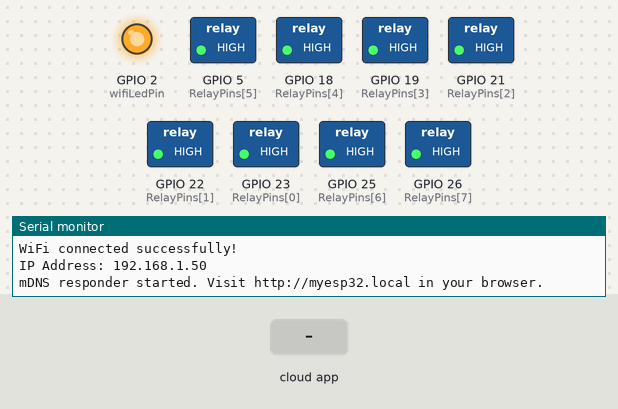
Recording of a sketch running on a simulated ESP32. On the bench: switched loads named in the sketch (green lamp = pin HIGH), output pins drawn as LEDs (lit = HIGH), the last lines printed to the serial monitor. The test bench sets the inputs (shaded band). WiFi joins after 1.5 s; servers stay silent unless stated.

Above: at 2.7 s.
2.8 s: the phone or cloud app sets Study.Lamp to 255
At 3.9 s:
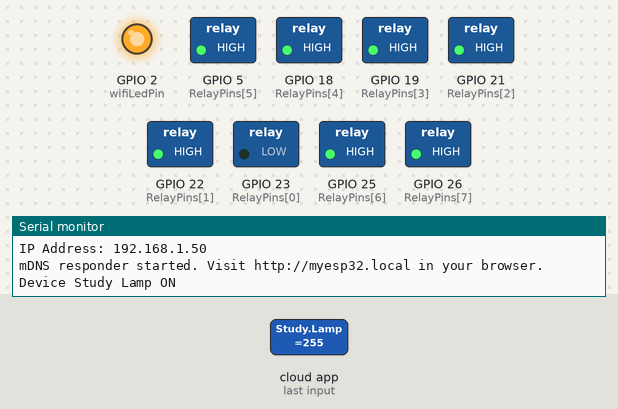
4.3 s: the phone or cloud app sets CFL to 255
At 5.0 s:
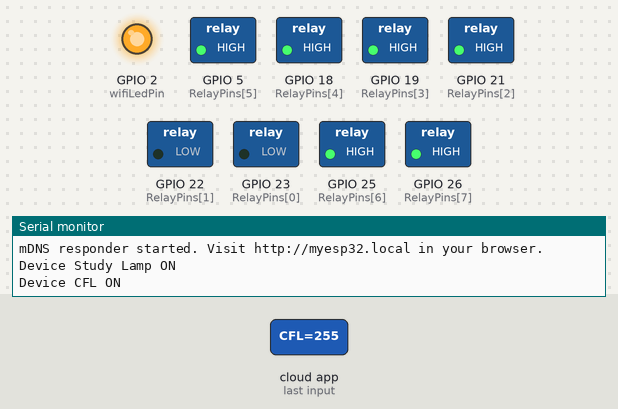
5.8 s: the phone or cloud app sets Study.Lamp to 0
At 6.1 s:
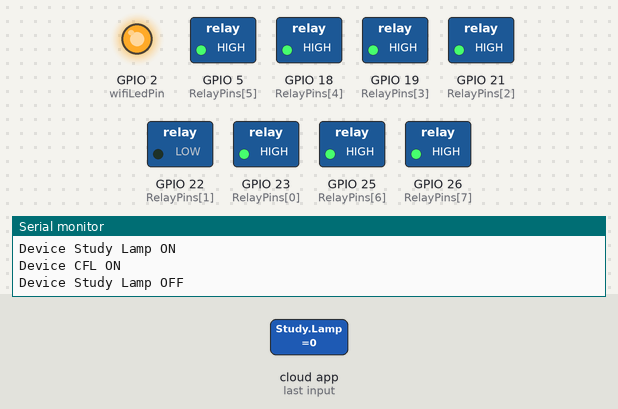
7.3 s: the phone or cloud app sets CFL to 0
At 8.5 s:
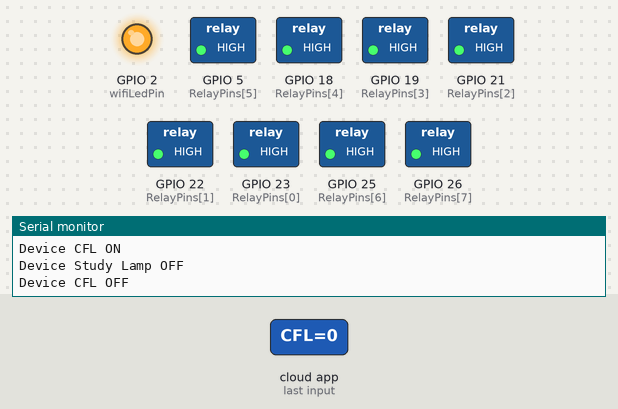
Timing chart, 0 to 9.8 s (numbered marks = the images above; inputs shaded):
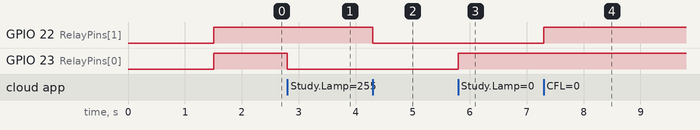

The sketch:

esp32_alexa_wifimanager_mdns.ino
```cpp
#include <WiFi.h>
#include <Espalexa.h>
#include <AceButton.h>
#include <WiFiManager.h> // WiFiManager Library
#include <ESPmDNS.h> // mDNS Library
using namespace ace_button;

// Device names
String DeviceNames[] = {
  "Study Lamp", "CFL", "Yellow light", "Night Lamp",
  "Studio Light", "Outdoor Light", "Kitchen Light", "Room Light"
};

// Pin Definitions
const uint8_t RelayPins[] = {23, 22, 21, 19, 18, 5, 25, 26};
const uint8_t SwitchPins[] = {13, 12, 14, 27, 33, 32, 15, 4};
const uint8_t wifiLedPin = 2; // D2

// Prototypes
void buttonHandler(AceButton* button, uint8_t eventType, uint8_t buttonState);
boolean connectWifi();

WiFiManager wm; // WiFiManager instance
Espalexa espalexa; // Declare the Espalexa object

boolean wifiConnected = false;
const char* mdnsName = "myesp32"; // mDNS hostname

void setup() {
  Serial.begin(115200);

  pinMode(wifiLedPin, OUTPUT);
  digitalWrite(wifiLedPin, LOW); // Turn off WiFi LED

  // Initialize WiFi
  wifiConnected = connectWifi();

  if (wifiConnected) {
    for (uint8_t i = 0; i < 8; i++) {
      pinMode(RelayPins[i], OUTPUT);
      digitalWrite(RelayPins[i], HIGH); // Turn off all relays
    }

    // Initialize mDNS
    if (!MDNS.begin(mdnsName)) {
      Serial.println("Error setting up mDNS responder!");
    } else {
      Serial.print("mDNS responder started. Visit http://");
      Serial.print(mdnsName);
      Serial.println(".local in your browser.");
    }

    // Add devices to ESPalexa
    espalexa.addDevice(DeviceNames[0], firstLightChanged);
    espalexa.addDevice(DeviceNames[1], secondLightChanged);
    // Add the other devices similarly
    espalexa.begin();
  } else {
    Serial.println("Cannot connect to WiFi. Operating in Manual Mode.");
    // Additional setup for manual mode can be added here
  }
}

void loop() {
  if (wifiConnected) {
    espalexa.loop();
  } else {
    // Additional loop code for manual mode can be added here
  }
}

boolean connectWifi() {
  // WiFi connection logic using WiFiManager
  wm.setMinimumSignalQuality(30); // Set minimum quality level
  wm.setAPCallback([](WiFiManager* wm) {
    Serial.println("Failed to connect, starting configuration portal...");
  });

  // Try to connect to the saved network, or start the configuration portal
  if (!wm.autoConnect("ESP32-Setup", "password123")) {
    Serial.println("Failed to connect and hit timeout. Rebooting...");
    delay(3000);
    ESP.restart(); // Restart if connection fails or timeout
    return false;
  }

  // Connected to Wi-Fi
  Serial.println("WiFi connected successfully!");
  Serial.print("IP Address: ");
  Serial.println(WiFi.localIP());
  digitalWrite(wifiLedPin, HIGH); // Turn on WiFi LED
  return true;
}

void setDeviceState(uint8_t deviceIndex, boolean state) {
  // Set the state of the specified device
  digitalWrite(RelayPins[deviceIndex], state ? LOW : HIGH);
  Serial.print("Device ");
  Serial.print(DeviceNames[deviceIndex]);
  Serial.println(state ? " ON" : " OFF");
}

void buttonHandler(AceButton* button, uint8_t eventType, uint8_t buttonState) {
  int buttonIndex = button->getPin();
  uint8_t deviceIndex = -1;
  // Determine the device index based on the button pin
  for (uint8_t i = 0; i < 8; i++) {
    if (SwitchPins[i] == buttonIndex) {
      deviceIndex = i;
      break;
    }
  }
  if (deviceIndex != -1 && eventType == AceButton::kEventPressed) {
    // Toggle the state of the device
    boolean currentState = digitalRead(RelayPins[deviceIndex]) == LOW;
    setDeviceState(deviceIndex, !currentState);
  }
}

void firstLightChanged(uint8_t brightness) {
  if (brightness == 255) {
    setDeviceState(0, true);
  } else {
    setDeviceState(0, false);
  }
}

void secondLightChanged(uint8_t brightness) {
  if (brightness == 255) {
    setDeviceState(1, true);
  } else {
    setDeviceState(1, false);
  }
}

// Implement the other lightChanged functions similarly
```

Measured:
- after the input at 2.8 s, GPIO 23 (RelayPins[0]): HIGH → LOW at once
- after the input at 4.3 s, GPIO 22 (RelayPins[1]): HIGH → LOW at once
- after the input at 5.8 s, GPIO 23 (RelayPins[0]): LOW → HIGH at once
- after the input at 7.3 s, GPIO 22 (RelayPins[1]): LOW → HIGH at once
